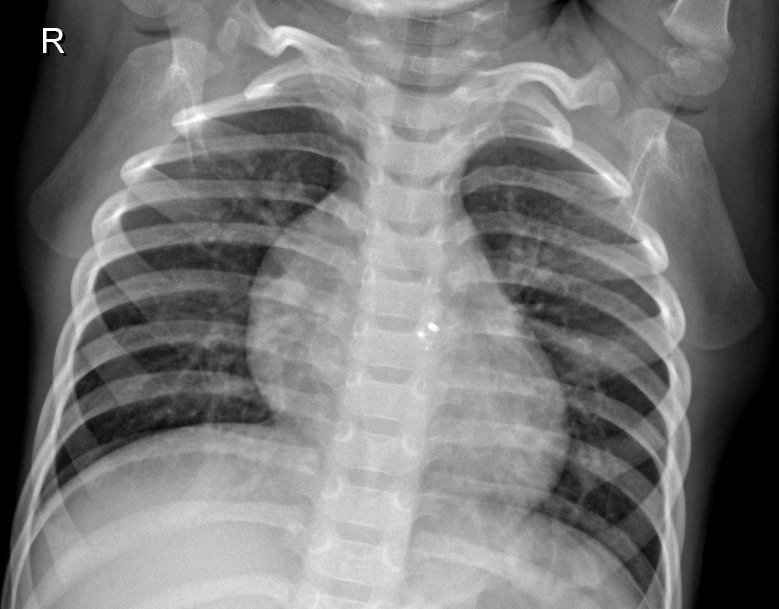
#> input picture data/misclassified_cases/DenseNet121/false_negative/densenet121_false_negative_01.jpeg, 1558 x 1218 px (shown at 1/2 size)
$ python -i preprocessing.py   (imports and definitions only)   (older library calls are emulated)
#> lines starting #> are read from the running program, lines starting #| are printed output that depends on the picture
#> further down, picture is the input picture: shape (1218, 1558, 3); min 0, max 255, mean 118.7
from __future__ import annotations

import cv2
import numpy as np
from PIL import Image

from config import IMAGE_SIZE


def _to_grayscale_uint8(image: Image.Image | np.ndarray) -> np.ndarray:
    """Convert an uploaded image to a 2-D uint8 grayscale array."""
    if isinstance(image, Image.Image):
        rgb = np.array(image.convert("RGB"))
    else:
        rgb = np.asarray(image)
        if rgb.ndim == 2:
            return rgb.astype(np.uint8)
        if rgb.ndim == 3 and rgb.shape[-1] == 1:
            return np.squeeze(rgb, axis=-1).astype(np.uint8)

    if rgb.ndim != 3 or rgb.shape[-1] not in (3, 4):
        raise ValueError("Unsupported image format. Please upload a JPG, JPEG, or PNG chest X-ray.")

    if rgb.shape[-1] == 4:
        rgb = rgb[..., :3]
    return cv2.cvtColor(rgb.astype(np.uint8), cv2.COLOR_RGB2GRAY)


def apply_clahe(gray: np.ndarray) -> np.ndarray:
    """Apply the same CLAHE settings used in the FYP pipeline."""
    clahe = cv2.createCLAHE(clipLimit=2.0, tileGridSize=(8, 8))
    return clahe.apply(gray.astype(np.uint8))


def preprocess_image(image: Image.Image | np.ndarray):
    """
    Resize -> grayscale -> CLAHE -> normalize -> duplicate to 3 channels.

    Returns
    -------
    original_resized : uint8 2-D image
    enhanced : uint8 2-D image
    model_input : float32 array, shape (1, 224, 224, 3), range [0, 1]
    """
    gray = _to_grayscale_uint8(image)
    original_resized = cv2.resize(gray, IMAGE_SIZE, interpolation=cv2.INTER_AREA)
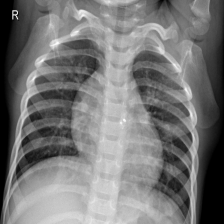
#> original_resized: shape (224, 224); min 0, max 252, mean 118.7
    enhanced = apply_clahe(original_resized)
#> in apply_clahe, `return clahe.apply(gray.astype(np.uint8))`:
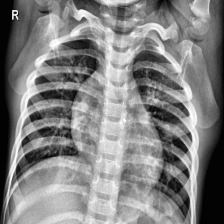
#> returned value: shape (224, 224); min 1, max 255, mean 129.6

    normalized = enhanced.astype(np.float32) / 255.0
    rgb_3ch = np.stack([normalized] * 3, axis=-1)
    model_input = np.expand_dims(rgb_3ch, axis=0).astype(np.float32)
    return original_resized, enhanced, model_input


def image_metrics(gray: np.ndarray) -> dict[str, float]:
    """Compute the four image-quality measures used in the project."""
    gray = gray.astype(np.uint8)
    hist = cv2.calcHist([gray], [0], None, [256], [0, 256]).ravel().astype(np.float64)
    probs = hist / max(hist.sum(), 1.0)
    probs = probs[probs > 0]
    entropy = float(-(probs * np.log2(probs)).sum())

    return {
        "Mean intensity": float(np.mean(gray)),
        "Standard deviation": float(np.std(gray)),
        "Entropy": entropy,
        "Laplacian variance": float(cv2.Laplacian(gray, cv2.CV_64F).var()),
    }

>>> import cv2
>>> picture = cv2.cvtColor(cv2.imread('../data/misclassified_cases/DenseNet121/false_negative/densenet121_false_negative_01.jpeg'), cv2.COLOR_BGR2RGB)
>>> result = preprocess_image(picture)

$ run again, on data/misclassified_cases/DenseNet121/false_negative/densenet121_false_negative_02.jpeg
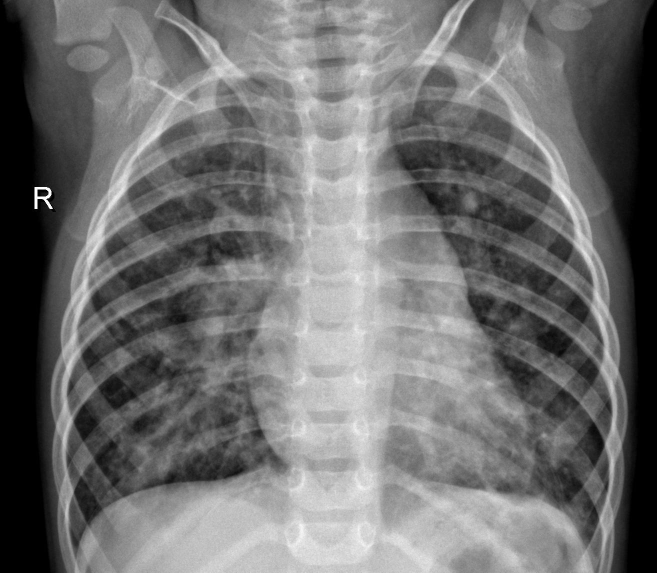
#> input picture data/misclassified_cases/DenseNet121/false_negative/densenet121_false_negative_02.jpeg, 1314 x 1145 px (shown at 1/2 size)
#> picture is the input picture: shape (1145, 1314, 3); min 0, max 255, mean 112
#> in preprocess_image, `original_resized = cv2.resize(gray, IMAGE_SIZE, interpolation=cv2.INTE..`:
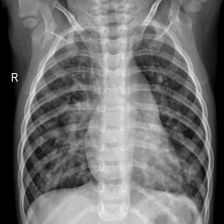
#> original_resized: shape (224, 224); min 0, max 244, mean 112
#> in apply_clahe, `return clahe.apply(gray.astype(np.uint8))`:
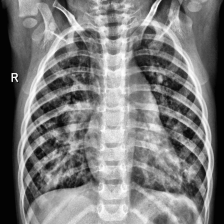
#> returned value: shape (224, 224); min 2, max 254, mean 123

$ run again, on data/misclassified_cases/DenseNet121/false_negative/densenet121_false_negative_03.jpeg
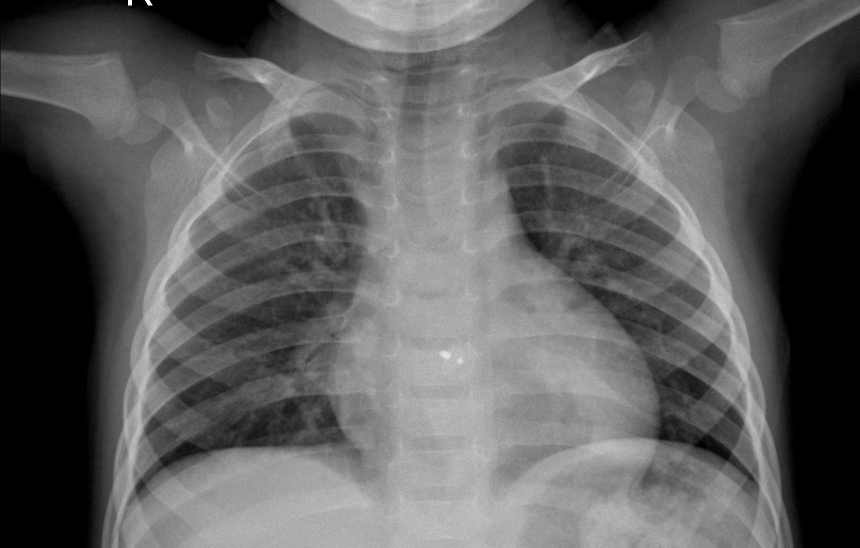
#> input picture data/misclassified_cases/DenseNet121/false_negative/densenet121_false_negative_03.jpeg, 1720 x 1095 px (shown at 1/2 size)
#> picture is the input picture: shape (1095, 1720, 3); min 0, max 255, mean 94.9
#> in preprocess_image, `original_resized = cv2.resize(gray, IMAGE_SIZE, interpolation=cv2.INTE..`:
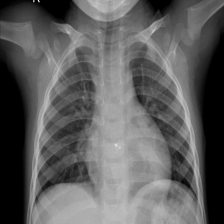
#> original_resized: shape (224, 224); min 0, max 246, mean 94.9
#> in apply_clahe, `return clahe.apply(gray.astype(np.uint8))`:
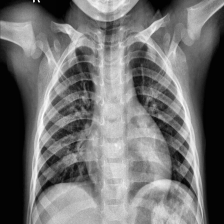
#> returned value: shape (224, 224); min 2, max 253, mean 113.8
